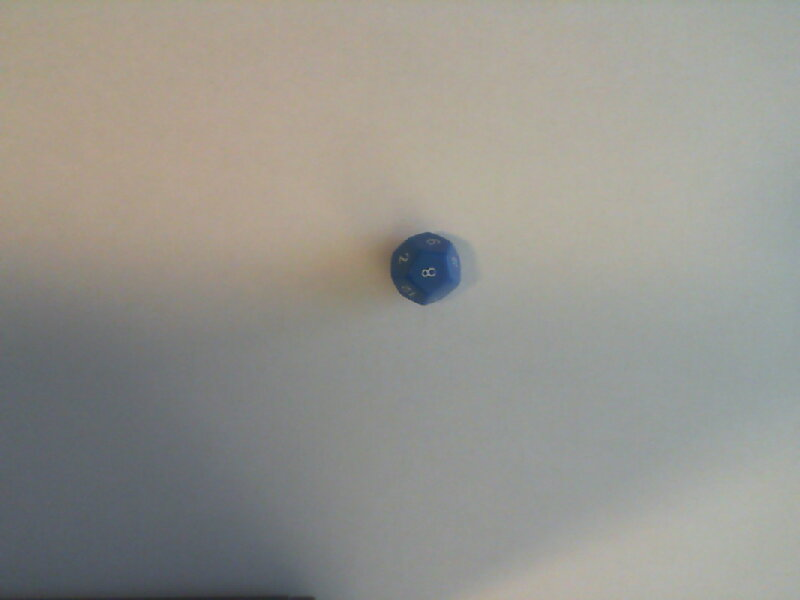
#> input picture Final Project/testPics/test (16).jpg, 800 x 600 px, found by its file name
$ python dice.py
#> lines starting #> are read from the running program, lines starting #| are printed output that depends on the picture; after the words box and inside, x2 and y2 are one past the last pixel; in counts of white or black regions, pixels touching at a corner belong together
from cv2 import cv2
import numpy as np
import imutils

img = cv2.imread("/home/stars/Documents/CV/Final Project/testPics/test (16).jpg")
#> img is the input picture: shape (600, 800, 3); mean B, G, R 142.4, 148.8, 150.3
#resized = cv2.resize(img, (0,0), fx=0.25, fy=0.25)
resized=img

lower = np.array([89,0,0])
upper = np.array([179,255,255])

hsv = cv2.cvtColor(resized, cv2.COLOR_BGR2HSV)
#> hsv: shape (600, 800, 3); mean H, S, V 51.8, 24.4, 154.2
mask = cv2.inRange(hsv, lower, upper)
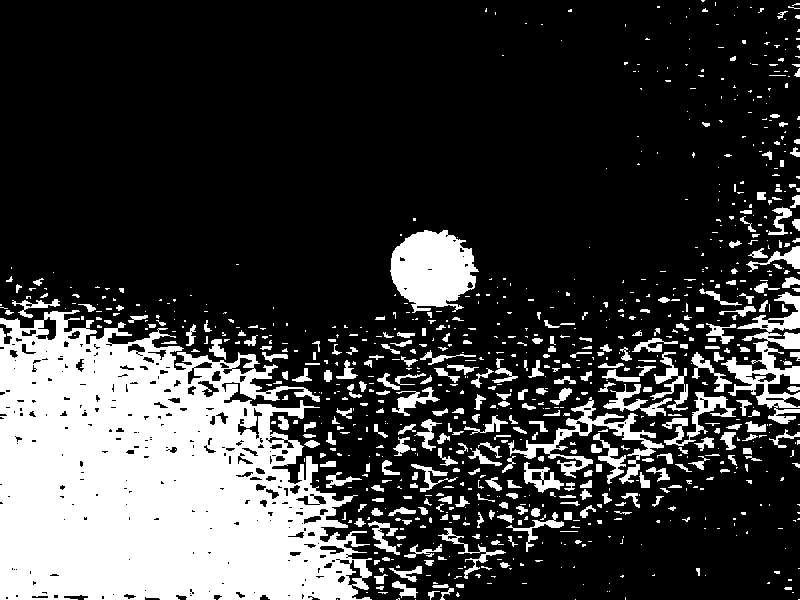
#> mask: shape (600, 800); 23.7% white; 879 white regions (583 under 20 px), largest, box (x1, y1, x2, y2) and area: (0, 310, 372, 600) 75846, (390, 230, 479, 313) 5132, (721, 292, 800, 424) 3424

cv2.imshow("mask", mask)

applyMask = cv2.bitwise_and(resized, resized, mask=mask)
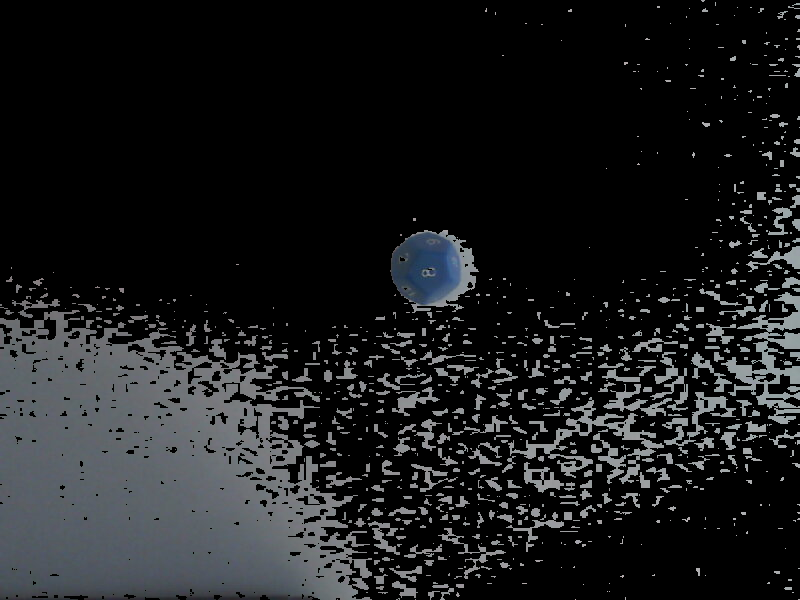
#> applyMask: shape (600, 800, 3); mean B, G, R 28.9, 27.6, 26.4
cv2.imshow("masked", applyMask)

# imgGray = cv2.cvtColor(resized, cv2.COLOR_BGR2GRAY)
# imgBlur = cv2.GaussianBlur(mask, (3,3), 0)
# imgCanny = cv2.Canny(resized, 125, 200)

imgGray = cv2.cvtColor(applyMask, cv2.COLOR_BGR2GRAY)
imgNoise = cv2.medianBlur(imgGray,3)
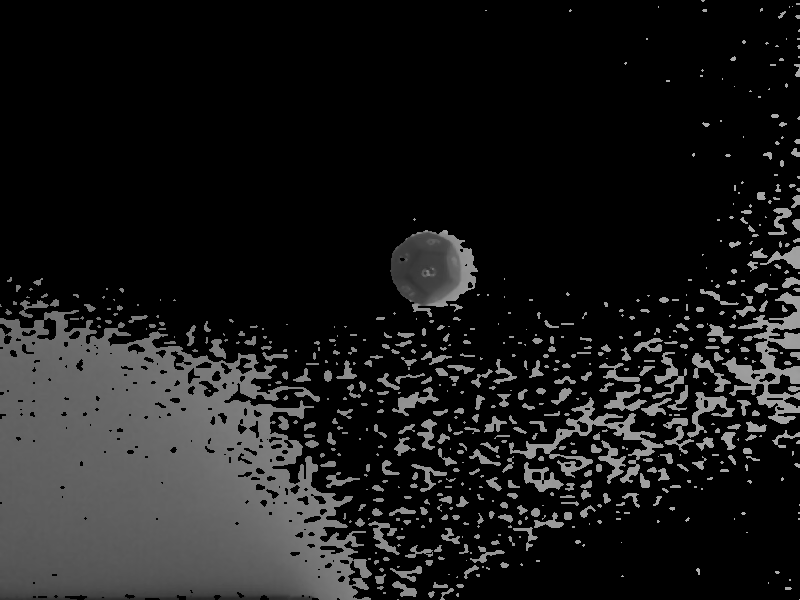
#> imgNoise: shape (600, 800); min 0, max 176, mean 26.6
imgCanny = cv2.Canny(imgNoise, 170, 255)
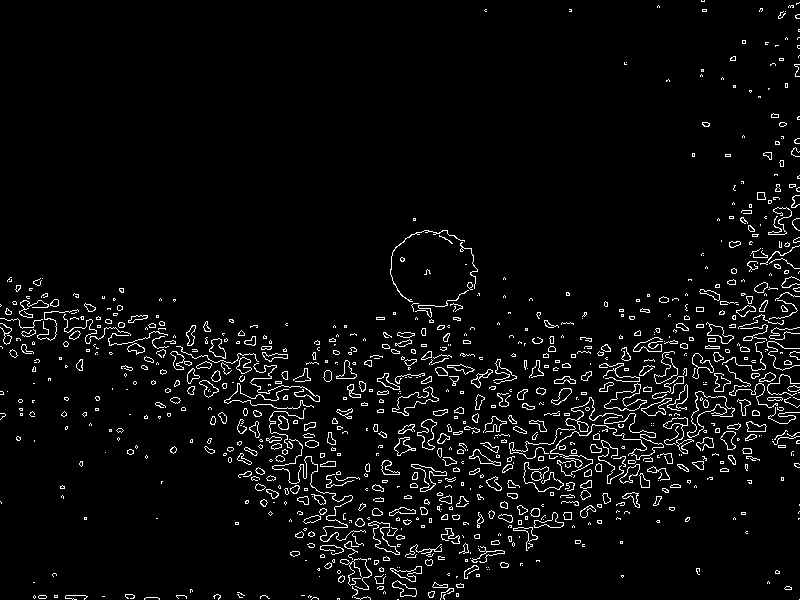
#> imgCanny: shape (600, 800); 4.3% white in thin lines or dots

cv2.imshow("process", imgCanny)

cnts = cv2.findContours(imgCanny.copy(), cv2.RETR_EXTERNAL,
    cv2.CHAIN_APPROX_SIMPLE)
#> cnts = 888 contours, 664 with area under 20; largest, box (x1, y1, x2, y2) and area: (687, 391, 735, 438) 660, (604, 383, 647, 411) 430, (392, 386, 439, 416) 430, (550, 413, 664, 477) 377, (368, 521, 400, 555) 326
cnts = imutils.grab_contours(cnts)

ret,thresh = cv2.threshold(imgCanny,200,225,1)
#> thresh: shape (600, 800); values 0 (black) and 225 (white), 95.7% white; black in thin lines or dots
contours,h = cv2.findContours(thresh,1,2)
#> contours = 4582 contours, 4168 with area under 20; largest, box (x1, y1, x2, y2) and area: (0, 0, 800, 600) 478064, (319, 460, 337, 468) 67, (43, 310, 60, 321) 64, (704, 345, 721, 350) 58, (756, 191, 767, 201) 56

firstPass = resized.copy()

for c in cnts:
        if cv2.arcLength(c,False) > 0 and cv2.arcLength(c,False) < 300:
            accuracy = 0.03*cv2.arcLength(c,True)
            approx = cv2.approxPolyDP(c, accuracy, True)
            cv2.drawContours(firstPass,[approx],0,(0,255,0),2)
            cv2.imshow("approx", firstPass)
#> this loop made 888 passes
#> (c, accuracy, approx) on pass 34: ([[456, 576], [456, 577], [457, 576]], 0.102, [[457, 576], [456, 576], [456, 577]])
#> (accuracy, approx) on passes 2, 5, 7, 9, 13, 20: (0.06, [[397, 599], [398, 599]]), (1.03, [[144, 598], [157, 597], [159, 599], [157, 597]]), (0.12, [[102, 596], [104, 596]]), (0.18, [[301, 595], [304, 595]]), (0.3, [[54, 595], [54, 597], [57, 597], [57, 595]]), (0.3, [[456, 593], [456, 596], [458, 596], [458, 593]])
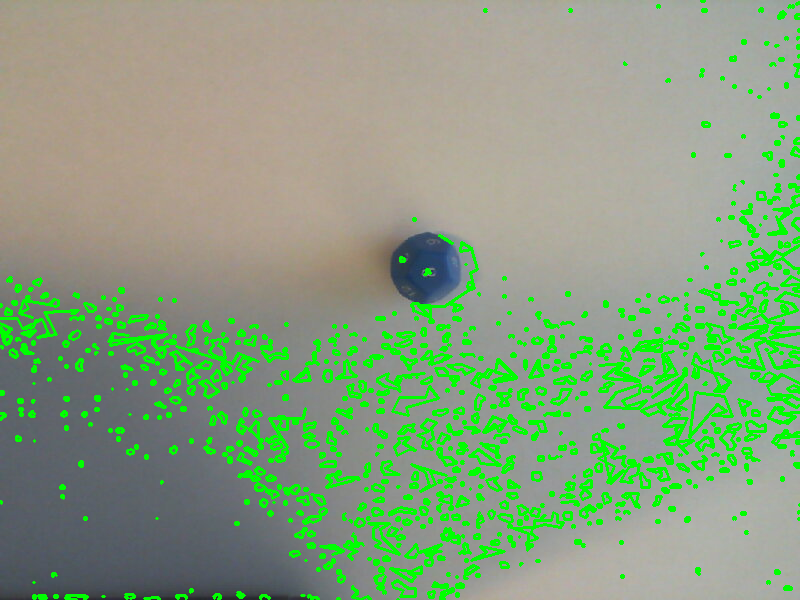
#> firstPass: shape (600, 800, 3); 10.64% of pixels changed, all inside (x1, y1, x2, y2) = (0, 0, 800, 600)

# [6 lines of commented-out code are left out]

def detectShape(c):          #Function to determine type of polygon on basis of number of sides
       shape = 'unknown'
       peri=cv2.arcLength(cnt,True)
       vertices = cv2.approxPolyDP(cnt, 0.02 * peri, True)
       sides = len(vertices)
       print(sides)
       if (sides == 3):
            shape='triangle'
       elif(sides==4):
             x,y,w,h=cv2.boundingRect(cnt)
             aspectratio=float(w)/h
             if (aspectratio==1):
                   shape='square'
             else:
                   shape="rectangle"
       elif(sides==5):
            shape='pentagon'
       elif(sides==6):
            shape='hexagon'
       elif(sides==8):
            shape='octagon'
       elif(sides==9):
            shape='d12'
       else:
           shape='circle'
       return shape

for cnt in cnts:
    if cv2.arcLength(c,False) > 0 and cv2.arcLength(c,False) < 300:
        accuracy = 0.03*cv2.arcLength(c,True)
        approx = cv2.approxPolyDP(c, accuracy, True)

        moment=cv2.moments(approx)
        if moment["m00"] != 0:
            cx = int(moment['m10'] / moment['m00'])
            cy = int(moment['m01'] / moment['m00'])
        else:
            cx = 0
            cy = 0
        shape=detectShape(approx)
        cv2.drawContours(resized,[approx],-1,(0,255,0),2)
        cv2.putText(resized,shape,(cx,cy),cv2.FONT_HERSHEY_SIMPLEX,0.5,(0,0,0),2)  #Putting name of polygon along with the shape
        cv2.imshow('polygons_detected',resized)
#> this loop made 888 passes
#> (shape, peri in detectShape, vertices in detectShape, sides in detectShape, x in detectShape, y in detectShape, w in detectShape, h in detectShape) on passes 13, 20, 38: ('rectangle', 10, [[54, 595], [54, 597], [57, 597], [57, 595]], 4, 54, 595, 4, 3), ('rectangle', 10, [[456, 593], [456, 596], [458, 596], [458, 593]], 4, 456, 593, 3, 4), ('rectangle', 10, [[476, 574], [476, 576], [479, 576], [479, 574]], 4, 476, 574, 4, 3)
#> (cnt, shape, peri in detectShape, vertices in detectShape, sides in detectShape) on pass 34: ([[456, 576], [456, 577], [457, 576]], 'triangle', 3.41, [[457, 576], [456, 576], [456, 577]], 3)
#| 1
#| 2
#| 5
#| 8
#| 8
#| 6
#| 2
#| 9
#> (further printed lines are left out)
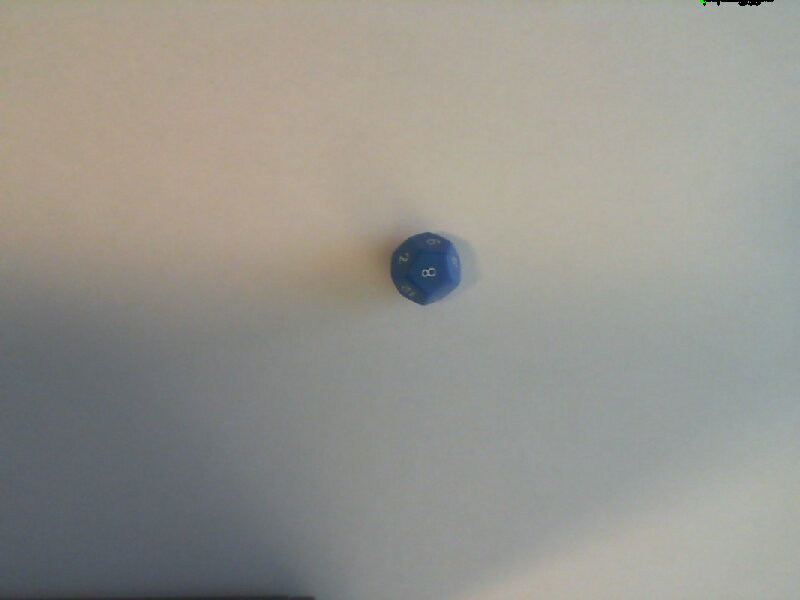
#> resized: shape (600, 800, 3); 0.05% of pixels changed, all inside (x1, y1, x2, y2) = (700, 0, 774, 6)


cv2.waitKey(0)
cv2.destroyAllWindows
